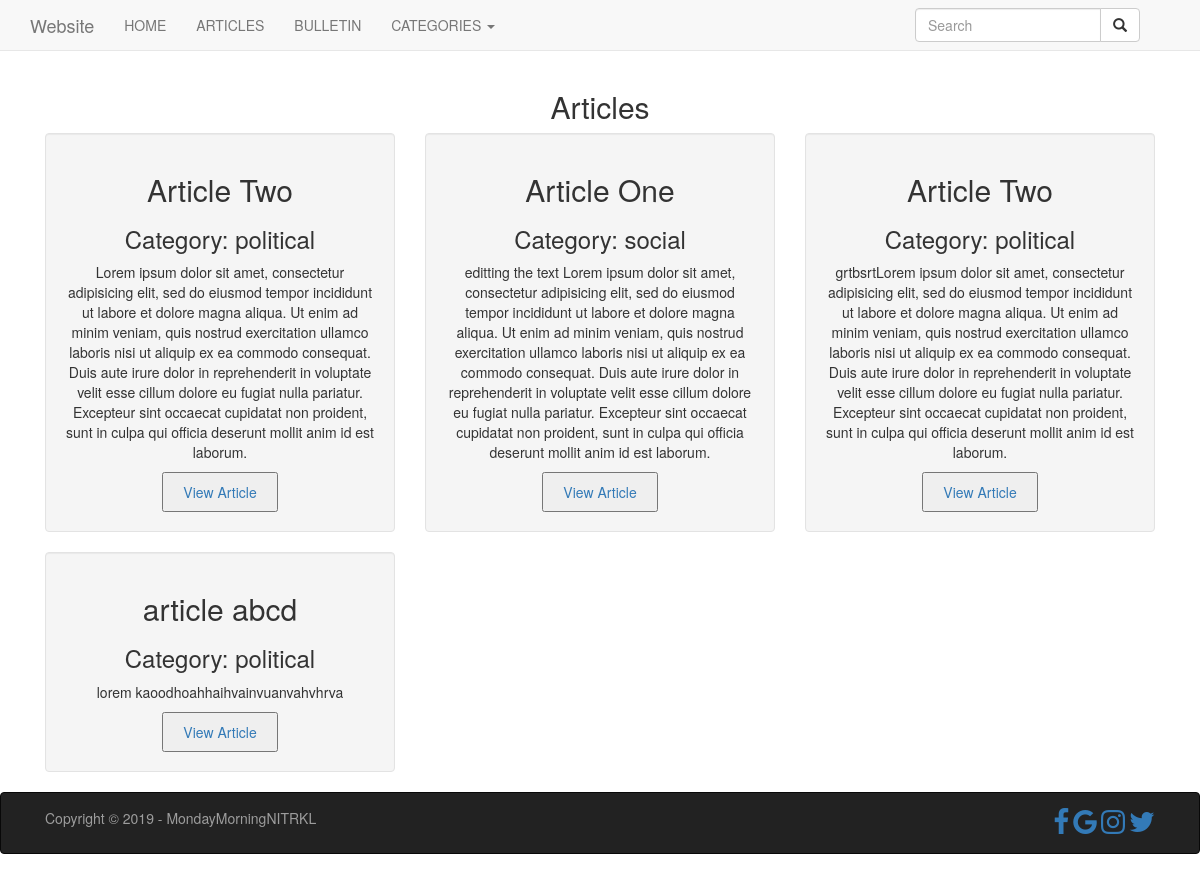
Screenshot of /index.php/articles with the database file from the repository.
### tables this page shows
CREATE TABLE `articles` (
  `id` int(11) NOT NULL,
  `title` varchar(255) NOT NULL,
  `content` text NOT NULL,
  `slug` varchar(255) NOT NULL,
  `category` varchar(255) NOT NULL
);

### application/controllers/Articles.php (called while the page is built, shortened)
<?php
	class Articles extends CI_Controller{
		public function index(){
			$data['title'] = 'Articles';
			$data['articles'] = $this->post_model->get_posts();
			$this->load->view('templates/header');
			$this->load->view('articles/index', $data);
			$this->load->view('templates/footer');
		}
	}

### index.php (called while the page is built, shortened)
<?php
require_once BASEPATH.'core/CodeIgniter.php';

### application/models/Post_model.php (called while the page is built, shortened)
<?php
	class Post_model extends CI_Model{
		public function get_posts($slug = FALSE){
			if($slug === FALSE){
				$this->db->order_by('id', 'ASC');
				$query = $this->db->get('articles');
				return $query->result_array();
				print_r($query);
			}
			$query = $this->db->get_where('articles', array('slug' => $slug));
			return $query->row_array();
		}
	}

### application/views/articles/index.php (the view)
<h2 style="text-align: center;"><?= $title ?></h2>
<div class="container">
<?php foreach ($articles as $value) : ?>
		<div class="col-md-4">
			<div class="well">
				<h2><?php echo $value['title']; ?></h2>
				<h3>Category: <?php echo $value['category']; ?></h3>
				<p><?php echo $value['content']; ?></p>
				<button><a class="btn btn-deault" href="<?php echo site_url('/articles/'.$value['slug']); ?>">View Article</a></button>
			</div>
		</div>
<?php endforeach; ?>
</div>

### application/views/templates/header.php (shortened to what this page needs)
<!DOCTYPE html>
<html lang="en">
  <head>
    <link href="<?php echo base_url(); ?>assets/css/bootstrap.css" rel="stylesheet">
    <link rel="stylesheet" type="text/css" href="<?php echo base_url(); ?>assets/css/style.css">
    <link rel="stylesheet" href="https://stackpath.bootstrapcdn.com/font-awesome/4.7.0/css/font-awesome.min.css">
  </head>
  <body>
    <nav class="navbar navbar-default navbar-fixed-top">
      <div class="container">
        <a class="navbar-brand" href="#">Website</a>
        <div class="navbar-collapse collapse">
          <ul class="nav navbar-nav navbar-left">
            <li><a href="<?php echo base_url(); ?>home">HOME</a></li>
            <li><a href="<?php echo base_url(); ?>about">ARTICLES</a></li>
            <li><a href="<?php echo base_url(); ?>articles">BULLETIN</a></li>
            <li class="dropdown"><a href="#" class="dropdown-toggle" data-toggle="dropdown">CATEGORIES
              <b class="caret"></b>
            </li>
          </ul>
          <div class="col-sm-3 col-md-3 pull-right">
            <form class="navbar-form" role="search">
            <div class="input-group">
                <input type="text" class="form-control" placeholder="Search" name="srch-term" id="srch-term">
                <div class="input-group-btn">
                    <button class="btn btn-default" type="submit"><i class="glyphicon glyphicon-search"></i></button>
                </div>
            </div>
            </form>
          </div>
        </div>
      </div>
    </nav>

### application/views/templates/footer.php (shortened to what this page needs)
    <div class="navbar navbar-inverse navbar-static-bottom">
      <div class="container">
        <div class="navbar-text pull-left">
          <p>Copyright &copy; 2019 - MondayMorningNITRKL</p>
        </div>
        <div class="navbar-text pull-right">
          <a href="#"><i class="fa fa-facebook fa-2x"></i></a>
          <a href="#"><i class="fa fa-google fa-2x" aria-hidden="true"></i></a>
          <a href="#"><i class="fa fa-instagram fa-2x" aria-hidden="true"></i></a>
          <a href="#"><i class="fa fa-twitter fa-2x" aria-hidden="true"></i></a>
        </div>
      </div>
    </div>
  </body>
</html>

### assets/css/style.css (style rules this page uses)
body { padding-top: 70px; padding-bottom: 20px; }
.col-md-4 { text-align: center; }

### rows the page displays
articles: title "Article Two", category "political", content "Lorem ipsum dolor sit amet, consectetur adipisicing elit, sed do eiusmod tempor incididunt ut labore et dolore magna aliqua. Ut enim ad minim veniam, quis nostrud exercitation ullamco laboris nisi ut aliquip ex ea commodo consequat. Duis aute irure dolor in reprehenderit in voluptate velit esse cillum dolore eu fugiat nulla pariatur. Excepteur sint occaecat cupidatat non proident, sunt in culpa qui officia deserunt mollit anim id est laborum."
articles: title "Article One", category "social", content "editting the text Lorem ipsum dolor sit amet, consectetur adipisicing elit, sed do eiusmod tempor incididunt ut labore et dolore magna aliqua. Ut enim ad minim veniam, quis nostrud exercitation ullamco laboris nisi ut aliquip ex ea commodo consequat. Duis aute irure dolor in reprehenderit in voluptate velit esse cillum dolore eu fugiat nulla pariatur. Excepteur sint occaecat cupidatat non proident, sunt in culpa qui officia deserunt mollit anim id est laborum."
articles: title "Article Two", category "political", content "grtbsrtLorem ipsum dolor sit amet, consectetur adipisicing elit, sed do eiusmod tempor incididunt ut labore et dolore magna aliqua. Ut enim ad minim veniam, quis nostrud exercitation ullamco laboris nisi ut aliquip ex ea commodo consequat. Duis aute irure dolor in reprehenderit in voluptate velit esse cillum dolore eu fugiat nulla pariatur. Excepteur sint occaecat cupidatat non proident, sunt in culpa qui officia deserunt mollit anim id est laborum."
articles: title "article abcd", category "political", content "lorem kaoodhoahhaihvainvuanvahvhrva"

### other values shown
$title "Articles"
